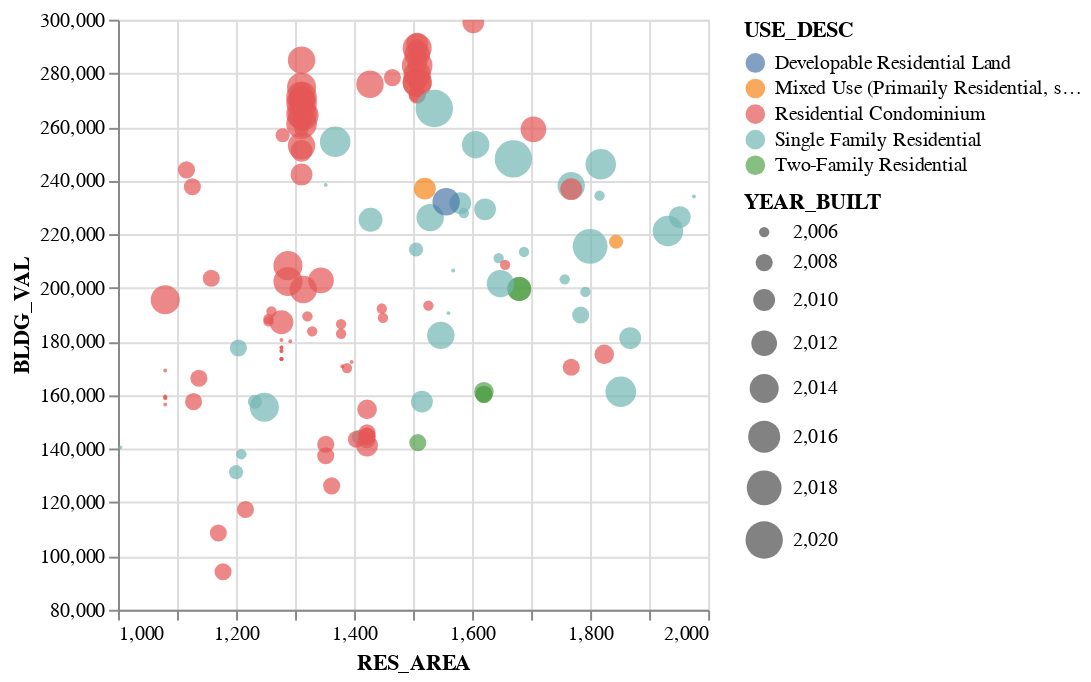

Here is the notebook cell this chart was saved with:
### Code cell
import altair as alt
from altair import datum

alt.Chart(filtered).mark_circle().encode(
    x=alt.X("RES_AREA").scale(zero=False),
    y=alt.Y("BLDG_VAL").scale(zero=False),
    color="USE_DESC",
    tooltip=["SITE_ADDR"],
    size=alt.Size("YEAR_BUILT").scale(zero=False),
).interactive()

### Figure 1 — Vega-Lite specification as saved in the notebook (floating-point values rounded to 4 significant figures; data arrays with more than 128 entries replaced by an {"elided": "..."} marker saying what was removed)
{"config": {"view": {"continuousWidth": 300, "continuousHeight": 300}}, "data": {"name": "data-1fa4767001ad1473d96848043bec033e"}, "mark": {"type": "circle"}, "encoding": {"color": {"field": "USE_DESC", "type": "nominal"}, "size": {"field": "YEAR_BUILT", "scale": {"zero": false}, "type": "quantitative"}, "tooltip": [{"field": "SITE_ADDR", "type": "nominal"}], "x": {"field": "RES_AREA", "scale": {"zero": false}, "type": "quantitative"}, "y": {"field": "BLDG_VAL", "scale": {"zero": false}, "type": "quantitative"}}, "params": [{"name": "param_9", "select": {"type": "interval", "encodings": ["x", "y"]}, "bind": "scales"}], "$schema": "https://vega.github.io/schema/vega-lite/v5.6.1.json", "datasets": {"data-1fa4767001ad1473d96848043bec033e": {"elided": "139 records"}}}
